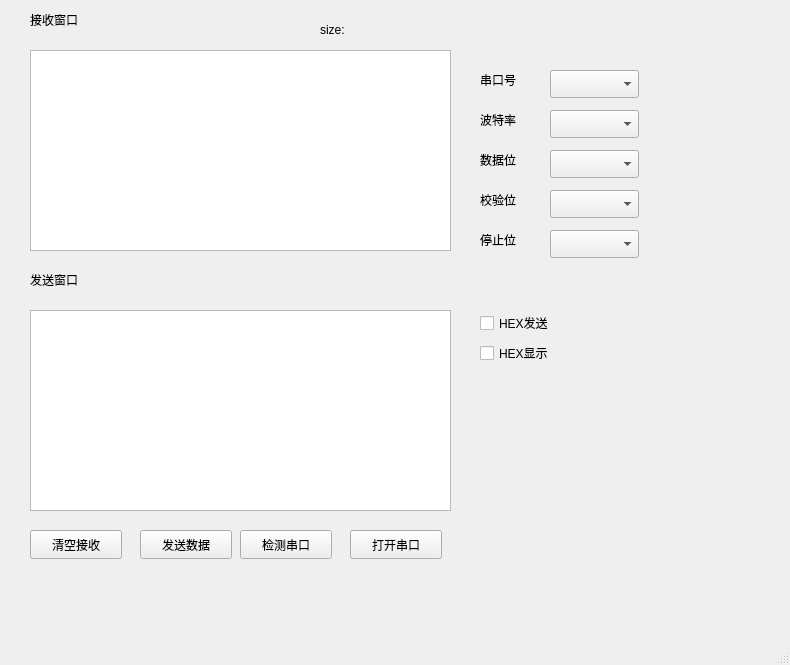
<?xml version="1.0" encoding="UTF-8"?>
<ui version="4.0">
 <class>MainWindow</class>
 <widget class="QMainWindow" name="MainWindow">
  <property name="geometry">
   <rect>
    <x>0</x>
    <y>0</y>
    <width>790</width>
    <height>665</height>
   </rect>
  </property>
  <property name="windowTitle">
   <string>MainWindow</string>
  </property>
  <widget class="QWidget" name="centralwidget">
   <widget class="QLabel" name="label">
    <property name="geometry">
     <rect>
      <x>30</x>
      <y>10</y>
      <width>69</width>
      <height>20</height>
     </rect>
    </property>
    <property name="text">
     <string>接收窗口</string>
    </property>
   </widget>
   <widget class="QTextEdit" name="textEdit">
    <property name="geometry">
     <rect>
      <x>30</x>
      <y>50</y>
      <width>421</width>
      <height>201</height>
     </rect>
    </property>
   </widget>
   <widget class="QLabel" name="label_2">
    <property name="geometry">
     <rect>
      <x>30</x>
      <y>270</y>
      <width>69</width>
      <height>20</height>
     </rect>
    </property>
    <property name="text">
     <string>发送窗口</string>
    </property>
   </widget>
   <widget class="QTextEdit" name="textEdit_2">
    <property name="geometry">
     <rect>
      <x>30</x>
      <y>310</y>
      <width>421</width>
      <height>201</height>
     </rect>
    </property>
   </widget>
   <widget class="QPushButton" name="pushButton">
    <property name="geometry">
     <rect>
      <x>30</x>
      <y>530</y>
      <width>92</width>
      <height>29</height>
     </rect>
    </property>
    <property name="text">
     <string>清空接收</string>
    </property>
   </widget>
   <widget class="QPushButton" name="pushButton_2">
    <property name="geometry">
     <rect>
      <x>140</x>
      <y>530</y>
      <width>92</width>
      <height>29</height>
     </rect>
    </property>
    <property name="text">
     <string>发送数据</string>
    </property>
   </widget>
   <widget class="QLabel" name="label_3">
    <property name="geometry">
     <rect>
      <x>480</x>
      <y>70</y>
      <width>51</width>
      <height>20</height>
     </rect>
    </property>
    <property name="text">
     <string>串口号</string>
    </property>
   </widget>
   <widget class="QLabel" name="label_4">
    <property name="geometry">
     <rect>
      <x>480</x>
      <y>110</y>
      <width>51</width>
      <height>20</height>
     </rect>
    </property>
    <property name="text">
     <string>波特率</string>
    </property>
   </widget>
   <widget class="QLabel" name="label_5">
    <property name="geometry">
     <rect>
      <x>480</x>
      <y>150</y>
      <width>51</width>
      <height>20</height>
     </rect>
    </property>
    <property name="text">
     <string>数据位</string>
    </property>
   </widget>
   <widget class="QLabel" name="label_6">
    <property name="geometry">
     <rect>
      <x>480</x>
      <y>190</y>
      <width>51</width>
      <height>20</height>
     </rect>
    </property>
    <property name="text">
     <string>校验位</string>
    </property>
   </widget>
   <widget class="QLabel" name="label_7">
    <property name="geometry">
     <rect>
      <x>480</x>
      <y>230</y>
      <width>51</width>
      <height>20</height>
     </rect>
    </property>
    <property name="text">
     <string>停止位</string>
    </property>
   </widget>
   <widget class="QPushButton" name="pushButton_3">
    <property name="geometry">
     <rect>
      <x>240</x>
      <y>530</y>
      <width>92</width>
      <height>29</height>
     </rect>
    </property>
    <property name="text">
     <string>检测串口</string>
    </property>
   </widget>
   <widget class="QPushButton" name="pushButton_4">
    <property name="geometry">
     <rect>
      <x>350</x>
      <y>530</y>
      <width>92</width>
      <height>29</height>
     </rect>
    </property>
    <property name="text">
     <string>打开串口</string>
    </property>
   </widget>
   <widget class="QComboBox" name="comboBox">
    <property name="geometry">
     <rect>
      <x>550</x>
      <y>70</y>
      <width>89</width>
      <height>28</height>
     </rect>
    </property>
   </widget>
   <widget class="QComboBox" name="comboBox_2">
    <property name="geometry">
     <rect>
      <x>550</x>
      <y>110</y>
      <width>89</width>
      <height>28</height>
     </rect>
    </property>
   </widget>
   <widget class="QComboBox" name="comboBox_3">
    <property name="geometry">
     <rect>
      <x>550</x>
      <y>150</y>
      <width>89</width>
      <height>28</height>
     </rect>
    </property>
   </widget>
   <widget class="QComboBox" name="comboBox_4">
    <property name="geometry">
     <rect>
      <x>550</x>
      <y>190</y>
      <width>89</width>
      <height>28</height>
     </rect>
    </property>
   </widget>
   <widget class="QComboBox" name="comboBox_5">
    <property name="geometry">
     <rect>
      <x>550</x>
      <y>230</y>
      <width>89</width>
      <height>28</height>
     </rect>
    </property>
   </widget>
   <widget class="QCheckBox" name="checkBox">
    <property name="geometry">
     <rect>
      <x>480</x>
      <y>310</y>
      <width>100</width>
      <height>26</height>
     </rect>
    </property>
    <property name="text">
     <string>HEX发送</string>
    </property>
   </widget>
   <widget class="QCheckBox" name="checkBox_2">
    <property name="geometry">
     <rect>
      <x>480</x>
      <y>340</y>
      <width>100</width>
      <height>26</height>
     </rect>
    </property>
    <property name="text">
     <string>HEX显示</string>
    </property>
   </widget>
   <widget class="QLabel" name="size">
    <property name="geometry">
     <rect>
      <x>320</x>
      <y>20</y>
      <width>241</width>
      <height>20</height>
     </rect>
    </property>
    <property name="text">
     <string>size:</string>
    </property>
   </widget>
  </widget>
  <widget class="QMenuBar" name="menubar">
   <property name="geometry">
    <rect>
     <x>0</x>
     <y>0</y>
     <width>790</width>
     <height>25</height>
    </rect>
   </property>
  </widget>
  <widget class="QStatusBar" name="statusbar"/>
 </widget>
 <resources/>
 <connections/>
</ui>
